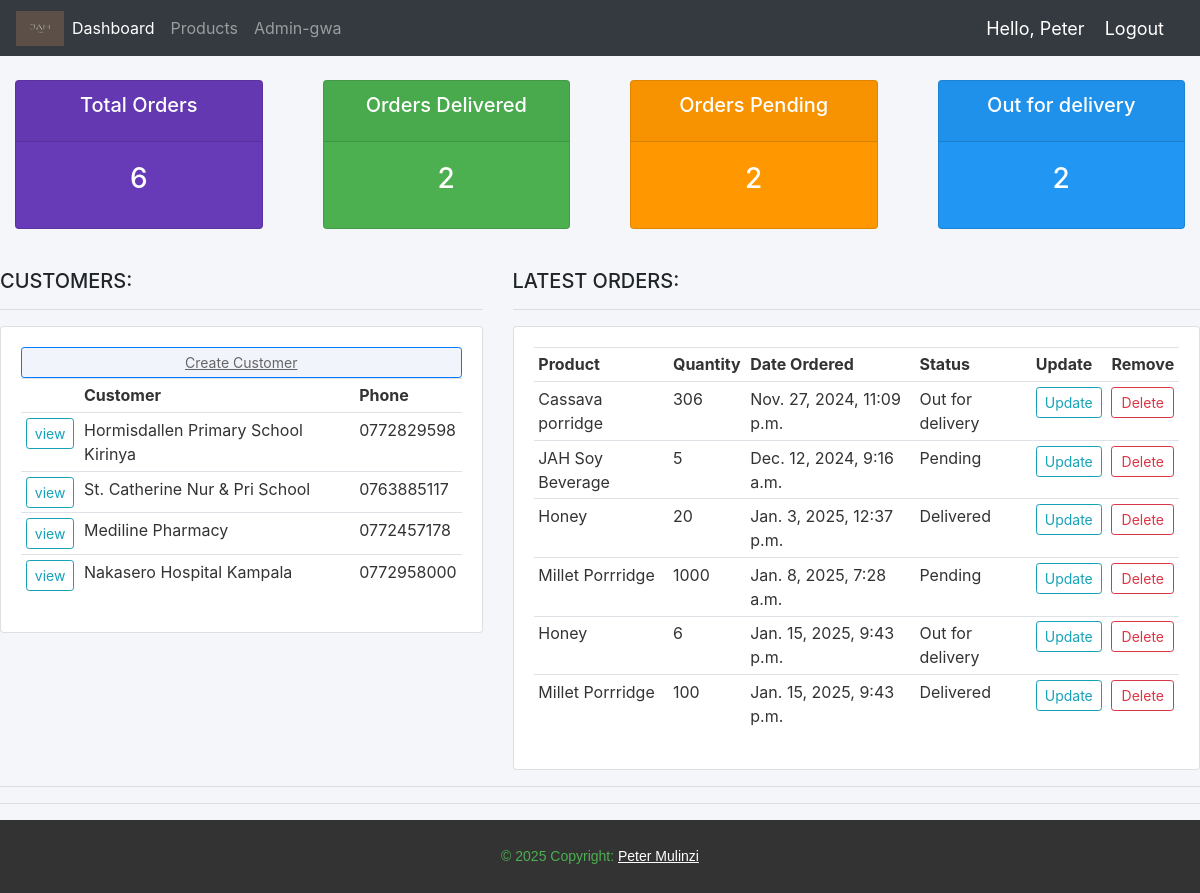
Before: / (signed in) with the older database file.
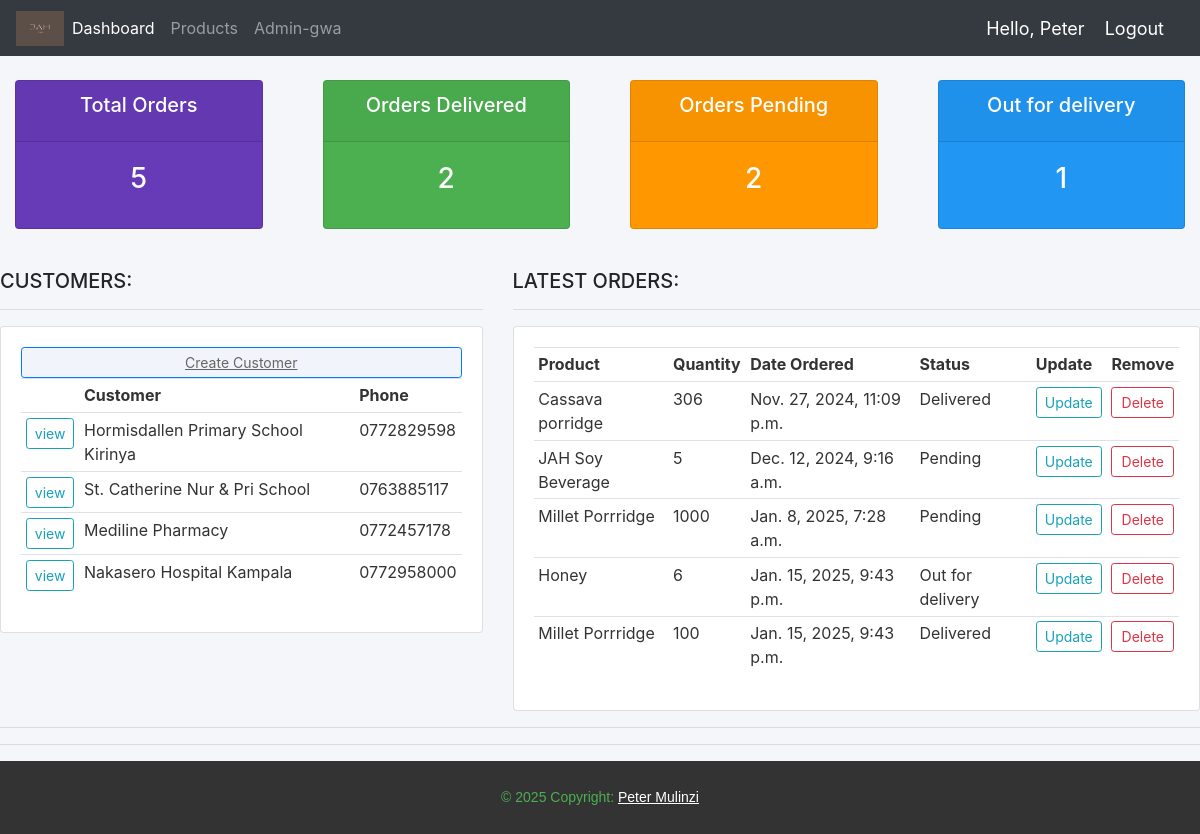
After: the same page with the newer database file.
### Jah_Accounts/models.py (models this page shows, shortened)
class Customer(models.Model):
    name = models.CharField(max_length=200, null=True)
    phone = models.CharField(max_length=200, null=True, blank=True)
    email = models.CharField(max_length=200, null=True, blank=True)
    date_created = models.DateTimeField(auto_now_add=True, null=True, blank=True)

class Order(models.Model):
    STATUS = (
        ('Pending', 'Pending'),
        ('Out for delivery', 'Out for delivery'),
        ('Delivered', 'Delivered'),
    )
    MEASUREMENT = (
        ('Kgs', 'Kgs'),
        ('Tins', 'Tins'),
    )
    Customer = models.ForeignKey(Customer, null=True, on_delete=models.SET_NULL)
    Product = models.ForeignKey(Product, null=True, on_delete=models.SET_NULL,)
    date_created = models.DateTimeField(auto_now_add=True, null=True)
    status = models.CharField(max_length=200, null=True, choices=STATUS)
    tags = models.ManyToManyField(Tag)
    Quantity = models.CharField(null=True, max_length=4)
    units = models.CharField(max_length=200, null=True, choices=MEASUREMENT,)
    note = models.CharField(max_length=200, null=True)

class Product(models.Model):
    CATEGORY = (
        ('Flour', 'Flour'),
        ('Honey', 'Honey'),
        ('Spice', 'Spice'),
    )
    name = models.CharField(max_length=200, null=True)
    price = models.FloatField(null=True)
    category = models.CharField(max_length=200, null=True, choices=CATEGORY)
    description = models.CharField(max_length=200, null = True, blank = True)
    date_created = models.DateTimeField(auto_now_add=True, null=True)
    def __str__(self):
        return self.name

### Jah_Accounts/views.py (the view)
# urls.py: path('', views.dashboard, name='home'),
@login_required(login_url='login')
def dashboard(request):
    orders = Order.objects.all()
    customers = Customer.objects.all()
    total_orders = orders.count()
    pending = Order.objects.filter(status = 'Pending').count()
    delivered = Order.objects.filter(status = 'Delivered').count()
    Out_for_Delivery =  Order.objects.filter(status = 'Out for delivery').count()
    context = {'orders': orders, 'customers': customers, 'total_orders': total_orders, 'pending': pending, 'delivered': delivered, 'Out_for_Delivery': Out_for_Delivery}
    return render(request, 'Jah_Accounts/Dashboard.html', context)

### Jah_Accounts/templates/Jah_Accounts/Dashboard.html
{% extends "Jah_Accounts/main.html" %}
{% block content %}
{% include "Jah_Accounts/status.html" %}
<br>
<div class="row">
    <div class="col-md-5">
        <h5>CUSTOMERS:</h5>
        <hr>
        <div class="card card-body" style="background-color: #ffffff; color: #333333;">
            <a class="btn btn-primary btn-sm btn-block" href="{% url "createCustomer" %}" style="background-color: #f1f4fb; color: #666666; text-decoration: underline;">Create Customer</a>
            <table class="table table-sm"">
                <tr>
                    <th></th>
                    <th>Customer</th>
                    <th>Phone</th>
                </tr>
                {% for customers in customers %}
                  <tr>
                    <td><a class="btn btn-sm btn-outline-info" href="{% url 'customers' customers.id %}">view</a></td>
                    <td>{{ customers.name }}</td>
                    <td>{{ customers.phone }}</td>
                  </tr>
                {% endfor %}
            </table>
        </div>
    </div>
    <div class="col-md-7">
        <h5>LATEST ORDERS:</h5>
        <hr>
        <div class="card card-body" style="background-color: #ffffff; color: #333333;">
            <table class="table table-sm">
                <tr>
                    <th>Product</th>
                    <th>Quantity</th>
                    <th>Date Ordered</th>
                    <th>Status</th>
                    <th>Update</th>
                    <th>Remove</th>
                </tr>
                {% for y in orders  %}
                    <tr>
                        <td>{{ y.Product }}</td>
                        <td>{{ y.Quantity }}</td>
                        <td>{{ y.date_created }}</td>
                        <td>{{ y.status }}</td>
                        <td><a class="btn btn-outline-info btn-sm " href="{% url 'updateOrder' y.id %}">Update</a></td>
                        <td><a class="btn btn-outline-danger btn-sm btn-block" href="{% url 'deleteOrder' y.id %}">Delete</a></td>
                    </tr>
                {% endfor %}
            </table>
        </div>
    </div>
</div>
<hr>
{% endblock %}

### Jah_Accounts/templates/Jah_Accounts/main.html (shortened to what this page needs)
{% load static %}
<!DOCTYPE html>
<html lang="en">
<head>
    <link rel="stylesheet" href="https://cdn.jsdelivr.net/npm/bootstrap@4.0.0/dist/css/bootstrap.min.css"></head>
    <link rel="stylesheet" href="{% static 'css/main.css' %}?v=2.0">
<body>
    {% include "Jah_Accounts/navbar.html" %}
    {% block content %}
    {% endblock %}
    <hr>
</body>
<footer class="text-white text-center text-lg-start" style="background-color: #333333; color: #ffffff; text-align: center; padding: 10px; font-family: Arial, sans-serif; font-size: 14px; margin: 0;">
    <div class="text-center p-3" style="color: #4caf50; text-decoration: none;">
      © 2025 Copyright:
      <a class="text-white" style="text-decoration: underline; color: #ffffff;" href="mailto:pbmulinzi@gmail.com">Peter Mulinzi</a>
    </div>
</footer>
</html>

### Jah_Accounts/templates/Jah_Accounts/navbar.html (shortened to what this page needs)
{% load static %}
<nav class="navbar navbar-expand-lg navbar-dark bg-dark">
    <img src="/static/images/jah_sample_logo.png" alt="" width="48" height="35">
    <div class="collapse navbar-collapse" id="navbarNavAltMarkup">
      <div class="navbar-nav">
        <a class="nav-item nav-link active" href="{% url 'home' %}">Dashboard</a>
        <a class="nav-item nav-link" href="{% url 'products' %}">Products</a>
        <a class="nav-item nav-link" href="http://127.0.0.1:8000/admin/">Admin-gwa</a>
      </div>
    </div>
    <span class="hello-msg">Hello, {{request.user}}</span>
    <span><a class="hello-msg" href="{% url 'logout' %}">Logout</a></span>
  </nav>

### Jah_Accounts/templates/Jah_Accounts/Status.html
{% load static %}
<br>
<div class="row">
    <div class="col">
        <div class="col-md">
            <div class="card text-center text-white mb-3" id="total-orders">
                <div class="card-header">
                    <h5 class="card-title">Total Orders</h5>
                </div>
                <div class="card-body">
                    <h3 class="card-title">{{total_orders|default:"0"}}</h3>
                </div>
            </div>
        </div>
    </div>
    <div class="col">
        <div class="col-md">
            <div class="card text-center text-white mb-3" id="orders-delivered">
                <div class="card-header">
                    <h5 class="card-title">Orders Delivered</h5>
                </div>
                <div class="card-body">
                    <h3 class="card-title">{{delivered|default:"0"}}</h3>
                </div>
            </div>
        </div>
    </div>
    <div class="col">
        <div class="col-md">
            <div class="card text-center text-white mb-3" id="orders-pending">
                <div class="card-header">
                    <h5 class="card-title">Orders Pending</h5>
                </div>
                <div class="card-body">
                    <h3 class="card-title">{{pending|default:"0"}}</h3>
                </div>
            </div>
        </div>
    </div>
    <div class="col">
        <div class="col-md">
            <div class="card text-center text-white mb-3" id="out-for-delivery">
                <div class="card-header">
                    <h5 class="card-title">Out for delivery</h5>
                </div>
                <div class="card-body">
                    <h3 class="card-title">{{Out_for_Delivery|default:"0"}}</h3>
                </div>
            </div>
        </div>
    </div>
</div>

### static/css/main.css (style rules this page uses)
body { background-color: #f4f6f9; }
#total-orders { background-color: #673ab7; }
#orders-delivered { background-color: #4caf50; }
#orders-pending { background-color: #ff9800; }
#out-for-delivery { background-color: #2196f3; }

### Jah_Accounts/templates/Jah_Accounts/navbar.html (style rules this page uses)
.hello-msg { font-size: 18px; color: #fff; margin-right: 20px; }

Changed rows visible on the page:
removed Order: Product "Honey", Quantity "20", date_created "Jan. 3, 2025, 12:37 p.m.", status "Delivered"
changed Order "Nov. 27, 2024, 11:09 p.m.": status "Out for delivery" → "Delivered"
Other visible differences:
{{ total_orders|default:"0" }}: "6" → "5"
{{ Out_for_Delivery|default:"0" }}: "2" → "1"
